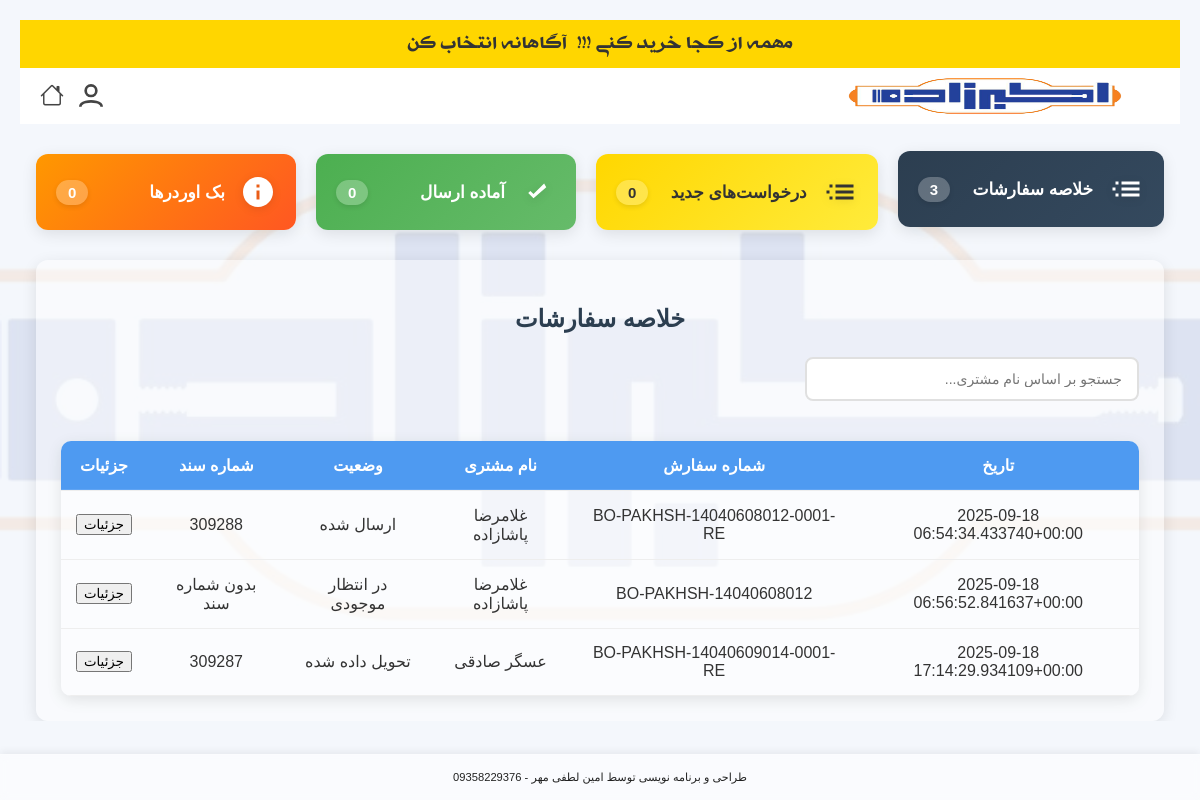
Page /warehouse/ (signed in) on the earlier database version.
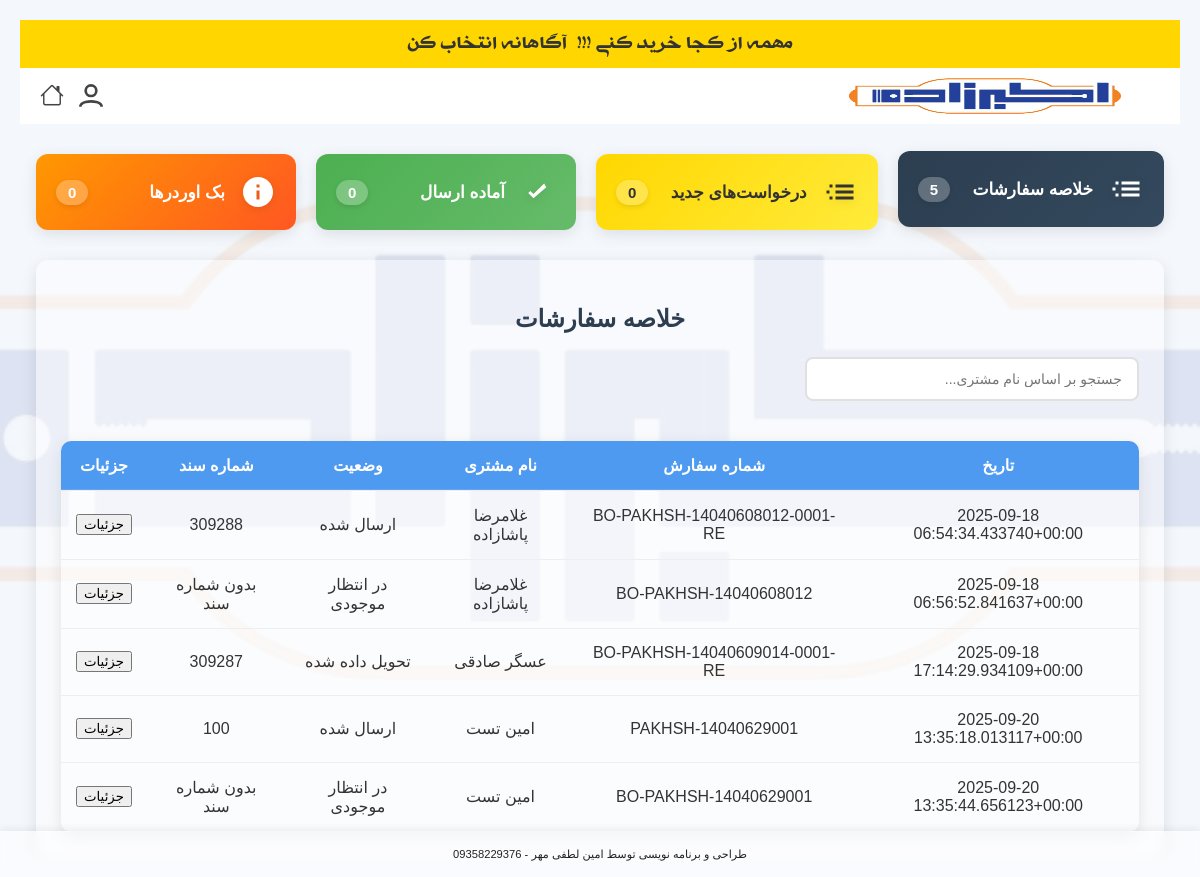
Same page on the later database version.
### products/models.py (models this page shows, shortened)
class Order(models.Model):
    STATUS_CHOICES = [
        ('cart', 'سبد خرید'),
        ('pending', 'در انتظار تأیید'),
        ('warehouse', 'ارسال شده به انبار'),
        ('ready', 'آماده تحویل'),
        ('delivered', 'تحویل داده شده'),
        ('parent', 'تفکیک شده به انبارها'),
        ('completed', 'نهایی شده'),
        ('backorder', 'در انتظار موجودی'),
        ('waiting_for_customer_shipment', 'در انتظار ارسال به مشتری'),
        ('sent_to_warehouse', ' ارسال شده به انبار از بک اوردر'),
        ('waiting_for_warehouse_confirmation', 'در انتظار تایید انباردار'),
        ('shipped', 'ارسال شده'),
    ]
    order_number = models.CharField(
        max_length=100,
        unique=True,
        verbose_name="شماره درخواست",
        blank=True,
        null=True
    )
    document_number = models.CharField(
        max_length=100,
        blank=True,
        null=True,
        verbose_name="شماره سند"
    )
    package_count = models.PositiveIntegerField(
        default=0,
        null=True,
        blank=True,
        verbose_name="تعداد بسته"
    )
    courier = models.ForeignKey(
        'Courier',
        on_delete=models.SET_NULL,
        null=True,
        blank=True,
        verbose_name="پیک"
    )
    courier_name = models.CharField(
        max_length=100,
        blank=True,
        null=True,
        verbose_name="نام پیک (منسوخ شده)"
    )
    visitor_name = models.CharField(max_length=100, verbose_name="نام ویزیتور")
    customer = models.ForeignKey(
        Customer,
        on_delete=models.PROTECT,   # پیشنهاد امنیتی: سفارش بدون مشتری باقی نماند
        verbose_name="مشتری"
    )
    created_at = models.DateTimeField(auto_now_add=True, verbose_name="تاریخ ثبت")
    updated_at = models.DateTimeField(auto_now=True, verbose_name="تاریخ به‌روزرسانی")
    payment_term = models.CharField(
        max_length=10,
        choices=Product.PAYMENT_TERMS_CHOICES,
        verbose_name="شرایط تسویه"
    )
    status = models.CharField(
        max_length=100,
        choices=STATUS_CHOICES,
        default='pending',
        verbose_name="وضعیت سفارش"
    )
    parent = models.ForeignKey(
        'self',
        on_delete=models.SET_NULL,
        null=True,
        blank=True,
        related_name='children',
        verbose_name="سفارش مادر (قدیمی)"
    )
    is_sub_order = models.BooleanField(default=False, verbose_name="آیا زیرسفارش است؟ (قدیمی)")
    parent_order = models.ForeignKey(
        'self',
        on_delete=models.SET_NULL,
        null=True,
        blank=True,
        related_name='sub_orders',
        verbose_name="سفارش والد (جدید)"
    )
    warehouse = models.ForeignKey(
        'Warehouse',
        null=True,
        blank=True,
        on_delete=models.SET_NULL,
        related_name='orders',
        verbose_name="انبار"
    )
    total_price = models.DecimalField(
        max_digits=100,
        decimal_places=0,
        default=0,
        verbose_name="جمع کل سفارش"
    )
    @property
    def customer_name(self):
        if self.customer:
            return f"{self.customer.first_name} {self.customer.last_name}"
    class Meta:
        constraints = [
            models.UniqueConstraint(
                fields=['document_number'],
                name='unique_document_number',
                condition=models.Q(document_number__isnull=False) & ~models.Q(document_number='')
            )
        ]

class Customer(models.Model):
    first_name = models.CharField(max_length=100, verbose_name="نام")
    last_name = models.CharField(max_length=100, verbose_name="نام خانوادگی")
    store_name = models.CharField(max_length=255, blank=True, null=True, verbose_name="نام فروشگاه")
    phone = models.CharField(max_length=20, blank=True, null=True, verbose_name="تلفن ثابت")
    mobile = models.CharField(
        max_length=20,
        unique=True,
        verbose_name="شماره موبایل",
        error_messages={
            'unique': 'مشتری دیگری با این شماره همراه قبلاً ثبت شده است.'
        }
    )
    province = models.ForeignKey(Province, on_delete=models.CASCADE, verbose_name="استان")
    county = models.ForeignKey(County, on_delete=models.CASCADE, verbose_name="شهرستان")
    address = models.TextField(blank=True, null=True, verbose_name="آدرس")
    created_by = models.ForeignKey(
        User, on_delete=models.SET_NULL, null=True, related_name='created_customers', verbose_name="ایجاد شده توسط"
    )
    user = models.OneToOneField(
        User, on_delete=models.SET_NULL, null=True, blank=True, related_name='customer_profile', verbose_name="کاربر مرتبط"
    )
    created_at = models.DateTimeField(auto_now_add=True, verbose_name="تاریخ ایجاد")
    class Meta:
        verbose_name = "مشتری"
        verbose_name_plural = "مشتریان"

### products/views.py (the view, shortened to what this page needs)
# urls.py: path('warehouse/', views.warehouse_panel, name='warehouse_panel'),
@login_required
def warehouse_panel(request):
    try:
        warehouse = Warehouse.objects.get(user=request.user)
        one_week_ago = timezone.now() - timezone.timedelta(days=7)
        all_orders = Order.objects.filter(
            parent_order__isnull=False,  # فقط زیرسفارش‌ها
            items__warehouse=warehouse,  # فقط آیتم‌های مربوط به این انبار
            created_at__gte=one_week_ago  # فقط سفارش‌های یک هفته اخیر
        ).distinct().prefetch_related(
            'items',
            'items__product',
            'items__warehouse'
        )
        new_orders = Order.objects.filter(
            parent_order__isnull=False,
            items__warehouse=warehouse,
            items__warehouse_status='pending',
            created_at__gte=one_week_ago
        ).exclude(status='backorder').distinct().prefetch_related(
            'items',
            'items__product',
            'items__warehouse'
        )
        waiting_for_stock_orders = Order.objects.filter(
            Q(parent_order__isnull=False) &
            Q(items__warehouse=warehouse) &
            (Q(items__warehouse_status='backorder') | Q(items__warehouse_status='pending_supply')) &
            Q(created_at__gte=one_week_ago)
        ).distinct().prefetch_related(
            'items',
            'items__product',
            'items__warehouse'
        )
        waiting_for_confirmation_orders = Order.objects.filter(
            Q(parent_order__isnull=False) &
            Q(items__warehouse=warehouse) &
            Q(items__warehouse_status='waiting_for_warehouse_confirmation') &
            Q(created_at__gte=one_week_ago)
        ).distinct().prefetch_related(
            'items',
            'items__product',
            'items__warehouse'
        )
        print(f"waiting_for_confirmation_orders query result count: {waiting_for_confirmation_orders.count()}")
        for order in waiting_for_confirmation_orders:
            print(f"Order {order.id} - Items: {order.items.count()}")
        ready_orders = Order.objects.filter(
            Q(parent_order__isnull=False) &
            Q(items__warehouse=warehouse) &
            Q(items__warehouse_status='ready') &
            Q(status='ready') &
            Q(created_at__gte=one_week_ago)
        ).distinct().prefetch_related(
            'items',
            'items__product',
            'items__warehouse'
        )
        for order in all_orders:
            order.filtered_items = order.items.filter(warehouse=warehouse)
            order.total_price = sum((item.price * (item.allocated_quantity or item.requested_quantity)) for item in order.filtered_items if item.price and (item.allocated_quantity or item.requested_quantity))
        for order in new_orders:
            order.filtered_items = order.items.filter(
                Q(warehouse=warehouse) &
                Q(warehouse_status='pending')
            )
            order.total_price = sum((item.price * (item.allocated_quantity or item.requested_quantity)) for item in order.filtered_items if item.price and (item.allocated_quantity or item.requested_quantity))
        for order in ready_orders:
            order.filtered_items = order.items.filter(
                Q(warehouse=warehouse) &
                Q(warehouse_status='ready')
            )
            order.total_price = sum((item.price * (item.allocated_quantity or item.requested_quantity)) for item in order.filtered_items if item.price and (item.allocated_quantity or item.requested_quantity))
        for order in waiting_for_stock_orders:
            order.filtered_items = order.items.filter(
                Q(warehouse=warehouse) &
                (Q(warehouse_status='backorder') | Q(warehouse_status='pending_supply'))
            )
            order.total_price = sum((item.price * (item.allocated_quantity or item.requested_quantity)) for item in order.filtered_items if item.price and (item.allocated_quantity or item.requested_quantity))
        context = {
            'warehouse': warehouse,
            'all_orders': all_orders, # اگر همچنان به این نیاز دارید
            'new_orders': new_orders,
            'ready_orders': ready_orders,
            'waiting_for_stock_orders': waiting_for_stock_orders,
            'backorder_orders': waiting_for_stock_orders, # همچنان برای سازگاری نامی حفظ شد
            'waiting_for_confirmation_orders': waiting_for_confirmation_orders, # 👈 اضافه شدن به کانتکست
        }
        return render(request, 'products/warehouse_panel.html', context)
    except Warehouse.DoesNotExist:
        messages.error(request, 'شما دسترسی به پنل انبار را ندارید. لطفا با مدیر سیستم تماس بگیرید.')
        return redirect('products:login')
    except Exception as e: # برای گرفتن هر خطای غیرمنتظره دیگر
        import traceback
        traceback.print_exc() # این خط را برای دیباگ نگه دارید
        messages.error(request, f'خطای غیرمنتظره در پنل انبار: {e}')
        return redirect('products:login')

### products/templates/products/warehouse_panel.html (shortened to what this page needs)
{% extends 'products/base.html' %}
{% load custom_filters %}
{% block content %}
<div class="tiles-container">
  <div class="tile-card tile-all" onclick="openTab('AllOrders')">
    <svg class="tile-icon" fill="currentColor" xmlns="http://www.w3.org/2000/svg" viewBox="0 0 24 24">
      <path d="M3 13h2v-2H3v2zm2 4h2v-2H5v2zm0-8h2V7H5v2zm4 8h12v-2H9v2zm0-4h12v-2H9v2zm0-6v2h12V7H9z"/>
    </svg>
    <span class="tile-title">خلاصه سفارشات</span>
    <span class="tile-count">{{ all_orders.count }}</span>
  </div>
  <div class="tile-card tile-new" onclick="openTab('NewOrders')">
    <svg class="tile-icon" fill="currentColor" xmlns="http://www.w3.org/2000/svg" viewBox="0 0 24 24">
      <path d="M3 13h2v-2H3v2zm2 4h2v-2H5v2zm0-8h2V7H5v2zm4 8h12v-2H9v2zm0-4h12v-2H9v2zm0-6v2h12V7H9z"/>
    </svg>
    <span class="tile-title">درخواست‌های جدید</span>
    <span class="tile-count">{{ new_orders.count }}</span>
  </div>
  <div class="tile-card tile-ready" onclick="openTab('ReadyOrders')">
    <svg class="tile-icon" fill="currentColor" xmlns="http://www.w3.org/2000/svg" viewBox="0 0 24 24">
      <path d="M9 16.2l-3.5-3.5 1.41-1.41L9 13.38l7.09-7.09L17.5 8.8z"/>
    </svg>
    <span class="tile-title">آماده ارسال</span>
    <span class="tile-count">{{ ready_orders.count }}</span>
  </div>
  <div class="tile-card tile-backorder" onclick="openTab('WaitingForConfirmationOrders')">
    <svg class="tile-icon" fill="currentColor" xmlns="http://www.w3.org/2000/svg" viewBox="0 0 24 24">
        <path d="M12 2C6.48 2 2 6.48 2 12s4.48 10 10 10 10-4.48 10-10S17.52 2 12 2zm1 15h-2v-6h2v6zm0-8h-2V7h2v2z"/>
    </svg>
    <span class="tile-title"> بک اوردرها </span>
    <span class="tile-count">{{ waiting_for_confirmation_orders.count }}</span>
  </div>
</div>
<div id="AllOrders" class="tabcontent">
  <h2>خلاصه سفارشات</h2>
  <input type="text" class="search-box" placeholder="جستجو بر اساس نام مشتری..." onkeyup="searchOrders(this.value, 'all-orders')">
  <table class="orders-table" id="all-orders">
    <thead>
      <tr>
        <th>تاریخ</th>
        <th>شماره سفارش</th>
        <th>نام مشتری</th>
        <th>وضعیت</th>
        <th>شماره سند</th>
        <th>جزئیات</th>
      </tr>
    </thead>
    <tbody>
      {% for order in all_orders %}
      <tr class="order-row">
        <td>{{ order.created_at|jformat:"%Y/%m/%d" }}</td>
        <td>{{ order.order_number }}</td>
        <td class="customer-name">{{ order.customer_name }}</td>
        <td><span class="order-status status-{{ order.status }}">{{ order.get_status_display }}</span></td>
        <td>{{ order.document_number|default:"بدون شماره سند" }}</td>
        <td>
          <button class="action-button details-button" onclick="toggleDetails('all-details-{{ order.id }}')">جزئیات</button>
        </td>
      </tr>
      {% empty %}
      <tr>
        <td colspan="6">هیچ سفارشی یافت نشد.</td>
      </tr>
      {% endfor %}
    </tbody>
  </table>
</div>
{% endblock %}

### products/templates/products/base.html (shortened to what this page needs)
<!DOCTYPE html>
<html lang="fa" dir="rtl">
<head>
    {% load static %}
    {% load custom_filters %}
    <link rel="stylesheet" href="https://cdnjs.cloudflare.com/ajax/libs/font-awesome/5.15.4/css/all.min.css">
<link href='https://unpkg.com/boxicons@2.1.4/css/boxicons.min.css' rel='stylesheet'>
<link rel="stylesheet" href="https://cdn.jsdelivr.net/npm/bootstrap-icons@1.10.5/font/bootstrap-icons.css">
</head>
<body class="{% if request.user.groups.all.0.name == 'مشتری' %}is-customer{% elif request.user.groups.all.0.name == 'ویزیتور' %}is-visitor{% endif %}">
<div class="promo-topbar">
    <span> مهمه از کجا خرید کنی !!! </span>
    <img src="" alt="Promo Logo" class="promo-logo"> <span>آگاهانه انتخاب کن</span>
</div>
<div class="dk-header-bg">
<div class="dk-header-main" style="order: 2;">
        <div class="dk-header-logo" style="order:1;">
            <a href="{% if user.is_authenticated and user.groups.all.0.name == 'مدیر' %}
                        {% url 'products:manager_dashboard' %}
                    {% elif user.is_authenticated and user.groups.all.0.name == 'انباردار' %}
                        {% url 'products:warehouse_panel' %}
                    {% elif user.is_authenticated and user.groups.all.0.name == 'حسابداری' %}
                        {% url 'products:accounting_panel' %}
                    {% else %}
                        {% url 'products:product_list' %}
                    {% endif %}">
                <img src="{% static 'images/apg_logo.png' %}" alt="APG Logo">
            </a>
        </div>
        <div class="dk-header-icons" style="order:3;">
            {% block header_icons %}
            <div id="profile-icon-container" style="position:relative;">
                <button id="profile-icon-btn" class="dk-header-icon-btn" type="button" style="background:none; border:none;">
                    <svg><use xlink:href="#profileOff"></use></svg>
                </button>
            </div>
            {% endblock header_icons %}
            <a href="{% if user.is_authenticated and user.groups.all.0.name == 'مدیر' %}
                        {% url 'products:manager_dashboard' %}
                    {% elif user.is_authenticated and user.groups.all.0.name == 'انباردار' %}
                        {% url 'products:warehouse_panel' %}
                    {% elif user.is_authenticated and user.groups.all.0.name == 'حسابداری' %}
                        {% url 'products:accounting_panel' %}
                    {% else %}
                        {% url 'products:product_list' %}
                    {% endif %}" class="dk-header-icon-btn" title="خانه" style="margin-right:1px;">
                <i class="bi bi-house" style="font-size:24px;color:#444;"></i>
            </a>
        </div>
    </div>
</div>
<div class="container">
    {% block content %}
    {% endblock %}
</div>
<div class="footer-bar">
    طراحی و برنامه نویسی توسط امین لطفی مهر - 09358229376
</div>
</body>
</html>

Differences in the rows shown:
added Order: created_at|jformat "2025-09-20 13:35:18.013117+00:00", order_number "PAKHSH-14040629001", customer_name "امین تست", status "ارسال شده", document_number "100"
added Order: created_at|jformat "2025-09-20 13:35:44.656123+00:00", order_number "BO-PAKHSH-14040629001", customer_name "امین تست", status "در انتظار موجودی", document_number "بدون شماره سند"
Other differences:
{{ all_orders.count }}: "3" → "5"
